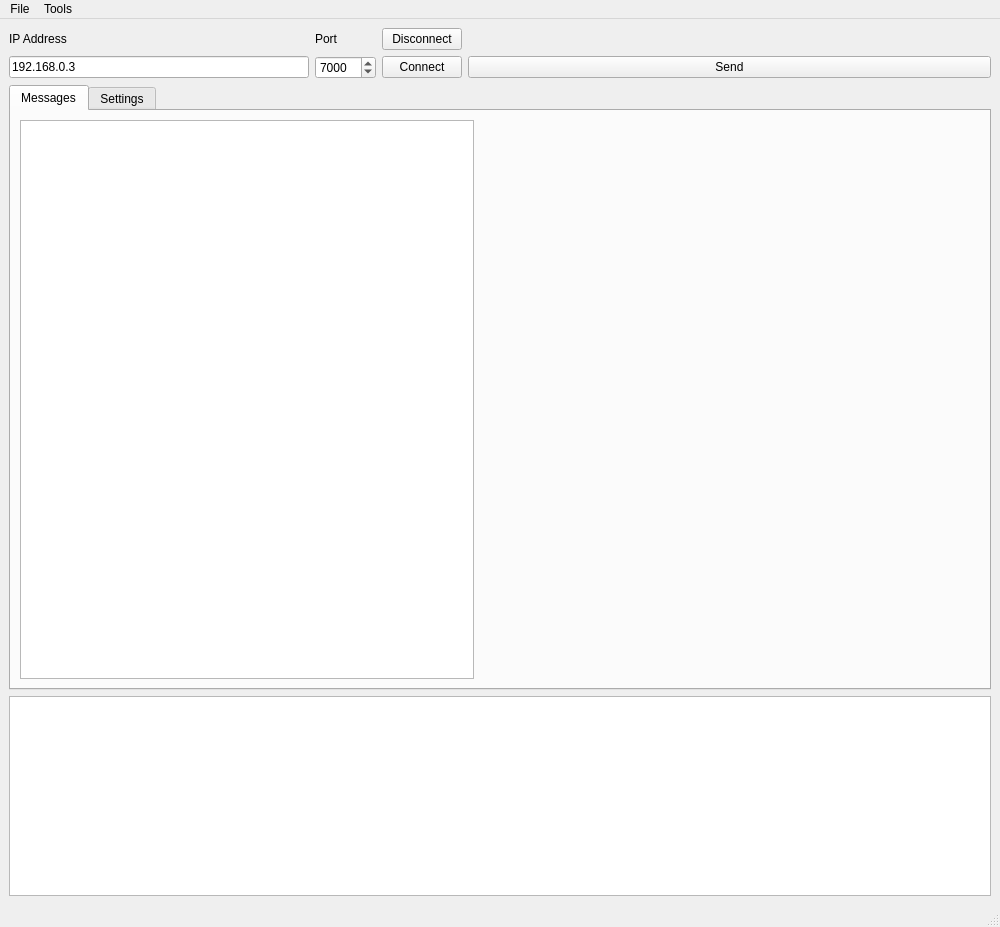
<?xml version="1.0" encoding="UTF-8"?>
<ui version="4.0">
 <class>EditorUi</class>
 <widget class="QMainWindow" name="EditorUi">
  <property name="geometry">
   <rect>
    <x>0</x>
    <y>0</y>
    <width>1000</width>
    <height>927</height>
   </rect>
  </property>
  <property name="windowTitle">
   <string>Message Tester</string>
  </property>
  <widget class="QWidget" name="Centralwidget">
   <layout class="QVBoxLayout" name="verticalLayout_10">
    <item>
     <layout class="QGridLayout" name="gridLayout_8">
      <item row="0" column="0">
       <widget class="QLabel" name="label">
        <property name="maximumSize">
         <size>
          <width>16777215</width>
          <height>20</height>
         </size>
        </property>
        <property name="text">
         <string>IP Address</string>
        </property>
       </widget>
      </item>
      <item row="0" column="1">
       <widget class="QLabel" name="label_2">
        <property name="text">
         <string>Port</string>
        </property>
       </widget>
      </item>
      <item row="1" column="0">
       <widget class="QLineEdit" name="lineEditAddress">
        <property name="maximumSize">
         <size>
          <width>300</width>
          <height>16777215</height>
         </size>
        </property>
        <property name="text">
         <string>192.168.0.3</string>
        </property>
       </widget>
      </item>
      <item row="1" column="1">
       <widget class="QSpinBox" name="spinBoxPort">
        <property name="maximum">
         <number>10000</number>
        </property>
        <property name="value">
         <number>7000</number>
        </property>
       </widget>
      </item>
      <item row="1" column="2">
       <widget class="QPushButton" name="buttonConnect">
        <property name="text">
         <string>Connect</string>
        </property>
       </widget>
      </item>
      <item row="1" column="3">
       <widget class="QPushButton" name="sendButton">
        <property name="sizePolicy">
         <sizepolicy hsizetype="Expanding" vsizetype="Fixed">
          <horstretch>0</horstretch>
          <verstretch>0</verstretch>
         </sizepolicy>
        </property>
        <property name="minimumSize">
         <size>
          <width>200</width>
          <height>0</height>
         </size>
        </property>
        <property name="maximumSize">
         <size>
          <width>16777215</width>
          <height>16777215</height>
         </size>
        </property>
        <property name="toolTip">
         <string>Press Alt + T to send Message</string>
        </property>
        <property name="text">
         <string>Send</string>
        </property>
        <property name="shortcut">
         <string>Ctrl+T</string>
        </property>
       </widget>
      </item>
      <item row="0" column="2">
       <widget class="QPushButton" name="pushButton">
        <property name="text">
         <string>Disconnect</string>
        </property>
       </widget>
      </item>
     </layout>
    </item>
    <item>
     <layout class="QGridLayout" name="gridLayout_3">
      <item row="2" column="0">
       <widget class="QTabWidget" name="TabWidget">
        <property name="currentIndex">
         <number>0</number>
        </property>
        <widget class="QWidget" name="MessagesTab">
         <property name="sizePolicy">
          <sizepolicy hsizetype="Expanding" vsizetype="Expanding">
           <horstretch>0</horstretch>
           <verstretch>0</verstretch>
          </sizepolicy>
         </property>
         <attribute name="title">
          <string>Messages</string>
         </attribute>
         <layout class="QHBoxLayout" name="horizontalLayout">
          <item>
           <widget class="QListWidget" name="messageList"/>
          </item>
          <item>
           <widget class="QDockWidget" name="PropertyBrowser">
            <property name="minimumSize">
             <size>
              <width>500</width>
              <height>42</height>
             </size>
            </property>
            <property name="features">
             <set>QDockWidget::DockWidgetMovable</set>
            </property>
            <property name="allowedAreas">
             <set>Qt::LeftDockWidgetArea|Qt::RightDockWidgetArea</set>
            </property>
            <widget class="QWidget" name="dockWidgetContents_2"/>
           </widget>
          </item>
         </layout>
        </widget>
        <widget class="QWidget" name="Settings">
         <attribute name="title">
          <string>Settings</string>
         </attribute>
         <layout class="QHBoxLayout" name="horizontalLayout_2">
          <item>
           <layout class="QVBoxLayout" name="verticalLayout_7">
            <item>
             <layout class="QGridLayout" name="gridLayout_7">
              <item row="2" column="0">
               <layout class="QHBoxLayout" name="horizontalLayout_3">
                <item>
                 <widget class="QListWidget" name="messageListWatch"/>
                </item>
                <item>
                 <layout class="QVBoxLayout" name="verticalLayout_9">
                  <item>
                   <spacer name="verticalSpacer">
                    <property name="orientation">
                     <enum>Qt::Vertical</enum>
                    </property>
                    <property name="sizeHint" stdset="0">
                     <size>
                      <width>20</width>
                      <height>40</height>
                     </size>
                    </property>
                   </spacer>
                  </item>
                  <item>
                   <widget class="QPushButton" name="buttonIgnoreMsg">
                    <property name="text">
                     <string>&gt;&gt;</string>
                    </property>
                   </widget>
                  </item>
                  <item>
                   <widget class="QPushButton" name="buttonWatchMsg">
                    <property name="text">
                     <string>&lt;&lt;</string>
                    </property>
                   </widget>
                  </item>
                  <item>
                   <spacer name="verticalSpacer_2">
                    <property name="orientation">
                     <enum>Qt::Vertical</enum>
                    </property>
                    <property name="sizeHint" stdset="0">
                     <size>
                      <width>20</width>
                      <height>40</height>
                     </size>
                    </property>
                   </spacer>
                  </item>
                 </layout>
                </item>
                <item>
                 <widget class="QListWidget" name="messageListIgnore"/>
                </item>
               </layout>
              </item>
              <item row="0" column="0">
               <layout class="QHBoxLayout" name="horizontalLayout_5">
                <item>
                 <widget class="QLabel" name="label_4">
                  <property name="text">
                   <string>Watch List</string>
                  </property>
                 </widget>
                </item>
                <item>
                 <widget class="QLabel" name="label_3">
                  <property name="text">
                   <string>Ignore List</string>
                  </property>
                  <property name="alignment">
                   <set>Qt::AlignRight|Qt::AlignTrailing|Qt::AlignVCenter</set>
                  </property>
                 </widget>
                </item>
               </layout>
              </item>
             </layout>
            </item>
           </layout>
          </item>
         </layout>
        </widget>
       </widget>
      </item>
     </layout>
    </item>
    <item>
     <widget class="QPlainTextEdit" name="loggerTextEdit">
      <property name="sizePolicy">
       <sizepolicy hsizetype="Expanding" vsizetype="Expanding">
        <horstretch>0</horstretch>
        <verstretch>0</verstretch>
       </sizepolicy>
      </property>
      <property name="maximumSize">
       <size>
        <width>16777215</width>
        <height>200</height>
       </size>
      </property>
      <property name="frameShape">
       <enum>QFrame::StyledPanel</enum>
      </property>
      <property name="frameShadow">
       <enum>QFrame::Sunken</enum>
      </property>
     </widget>
    </item>
   </layout>
  </widget>
  <widget class="QMenuBar" name="Menubar">
   <property name="geometry">
    <rect>
     <x>0</x>
     <y>0</y>
     <width>1000</width>
     <height>20</height>
    </rect>
   </property>
   <widget class="QMenu" name="MenuFile">
    <property name="title">
     <string>File</string>
    </property>
    <addaction name="ActionLoad"/>
    <addaction name="ActionLoadSettings"/>
   </widget>
   <widget class="QMenu" name="MenuTools">
    <property name="title">
     <string>Tools</string>
    </property>
   </widget>
   <addaction name="MenuFile"/>
   <addaction name="MenuTools"/>
  </widget>
  <widget class="QStatusBar" name="Statusbar"/>
  <action name="ActionSaveAs">
   <property name="text">
    <string>Save As ...</string>
   </property>
  </action>
  <action name="ActionLoad">
   <property name="text">
    <string>Load Model</string>
   </property>
   <property name="shortcut">
    <string>Ctrl+L</string>
   </property>
  </action>
  <action name="actionGenerate_Code">
   <property name="text">
    <string>Generate Code</string>
   </property>
  </action>
  <action name="ActionGenerateCode">
   <property name="text">
    <string>Generate Code</string>
   </property>
   <property name="shortcut">
    <string>Ctrl+G</string>
   </property>
  </action>
  <action name="ActionSave">
   <property name="text">
    <string>Save</string>
   </property>
   <property name="shortcut">
    <string>Ctrl+S</string>
   </property>
  </action>
  <action name="ActionNew">
   <property name="text">
    <string>New</string>
   </property>
  </action>
  <action name="ActionLoadSettings">
   <property name="text">
    <string>Load Settings</string>
   </property>
  </action>
 </widget>
 <resources>
  <include location="../../../ToolSDK/QTUtils/Resources/ToolSDK.qrc"/>
 </resources>
 <connections>
  <connection>
   <sender>ActionLoad</sender>
   <signal>triggered()</signal>
   <receiver>EditorUi</receiver>
   <slot>slotLoad()</slot>
   <hints>
    <hint type="sourcelabel">
     <x>-1</x>
     <y>-1</y>
    </hint>
    <hint type="destinationlabel">
     <x>463</x>
     <y>311</y>
    </hint>
   </hints>
  </connection>
  <connection>
   <sender>sendButton</sender>
   <signal>clicked()</signal>
   <receiver>EditorUi</receiver>
   <slot>onSend()</slot>
   <hints>
    <hint type="sourcelabel">
     <x>776</x>
     <y>61</y>
    </hint>
    <hint type="destinationlabel">
     <x>269</x>
     <y>658</y>
    </hint>
   </hints>
  </connection>
  <connection>
   <sender>buttonIgnoreMsg</sender>
   <signal>clicked()</signal>
   <receiver>EditorUi</receiver>
   <slot>onIgnore()</slot>
   <hints>
    <hint type="sourcelabel">
     <x>507</x>
     <y>390</y>
    </hint>
    <hint type="destinationlabel">
     <x>489</x>
     <y>692</y>
    </hint>
   </hints>
  </connection>
  <connection>
   <sender>buttonWatchMsg</sender>
   <signal>clicked()</signal>
   <receiver>EditorUi</receiver>
   <slot>onWatch()</slot>
   <hints>
    <hint type="sourcelabel">
     <x>485</x>
     <y>424</y>
    </hint>
    <hint type="destinationlabel">
     <x>527</x>
     <y>693</y>
    </hint>
   </hints>
  </connection>
  <connection>
   <sender>buttonConnect</sender>
   <signal>clicked()</signal>
   <receiver>EditorUi</receiver>
   <slot>onConnect()</slot>
   <hints>
    <hint type="sourcelabel">
     <x>451</x>
     <y>81</y>
    </hint>
    <hint type="destinationlabel">
     <x>642</x>
     <y>695</y>
    </hint>
   </hints>
  </connection>
  <connection>
   <sender>pushButton</sender>
   <signal>clicked()</signal>
   <receiver>EditorUi</receiver>
   <slot>onDisconnect()</slot>
   <hints>
    <hint type="sourcelabel">
     <x>451</x>
     <y>52</y>
    </hint>
    <hint type="destinationlabel">
     <x>750</x>
     <y>692</y>
    </hint>
   </hints>
  </connection>
  <connection>
   <sender>ActionLoadSettings</sender>
   <signal>triggered()</signal>
   <receiver>EditorUi</receiver>
   <slot>slotLoadSettings()</slot>
   <hints>
    <hint type="sourcelabel">
     <x>-1</x>
     <y>-1</y>
    </hint>
    <hint type="destinationlabel">
     <x>499</x>
     <y>463</y>
    </hint>
   </hints>
  </connection>
 </connections>
 <slots>
  <slot>slotLoad()</slot>
  <slot>slotSave()</slot>
  <slot>slotGenerateCode()</slot>
  <slot>slotSaveAs()</slot>
  <slot>slotNew()</slot>
  <slot>onSend()</slot>
  <slot>onWatch()</slot>
  <slot>onIgnore()</slot>
  <slot>onConnect()</slot>
  <slot>onDisconnect()</slot>
  <slot>slotLoadSettings()</slot>
 </slots>
</ui>
